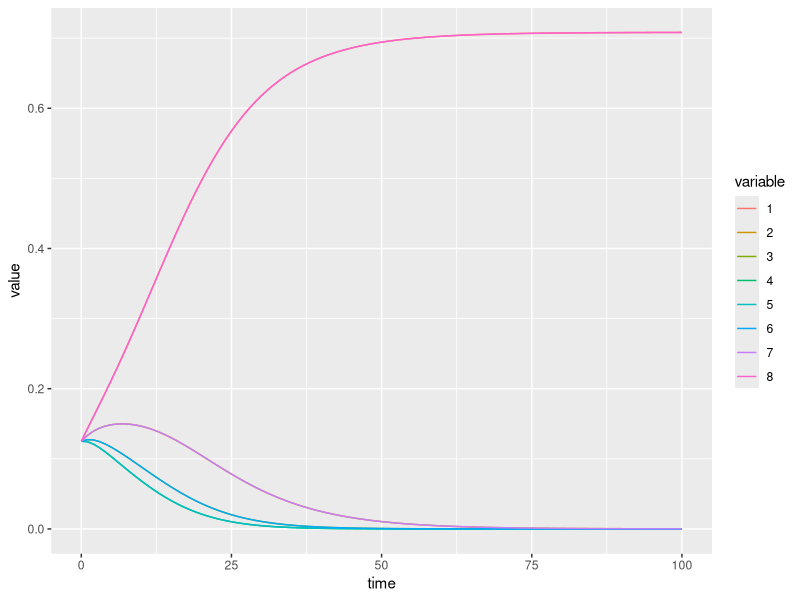

This chart was generated by the following R code: (Note: this script raises an error after producing the figure.)
## ---- chunk 1
rm(list=ls())
library(deSolve)
library(tidyverse)
## ---- chunk 2
main_theme = theme_bw()+
  theme(line = element_blank(), 
        axis.line = element_line(colour = "black"),
        panel.border = element_blank(),
        axis.ticks =  element_line(colour = "black"),
        axis.text.x = element_text(colour = "black", size=22),
        axis.text.y = element_text(colour = "black", size=22),
        legend.title = element_text(colour = "black", size=20),
        legend.title.align=0.5,
        legend.text = element_text(colour = "black", size=18),
        axis.title=element_text(size=28))

## ---- chunk 3
fonc.K = function(x, K0 = K0, lambda = lambda, x0 = x0){return(
  max(0, 1/(K0-lambda*(x - x0)^2)))}  #Afin de ne pas obtenir de valeur négative, le maximum entre 0 et la valeur de K est retourné. 

fonc.a = function(x, y, simga = sigma){
  return(exp(-(x-y)**2/2*(simga^2)))
}

EDO_LK <- function(t, y, paraM){
  with(as.list(paraM), { # permet d'éviter de lister les paramètres 

   M = A * K

  dndt <- r*y*(1-y%*%M) # Equation différentielle 
  
  return(list(dndt))
  })
}

## ---- chunk 4
# les valeurs des paramètres sont renseignées, elles pourront être réadaptées au besoin

N <- 8 #nombre de traits

# Pour le calcul de la fonction de compétition (a)
sigma <- 0.5

# Pour le calcul de la fonction de fitness (K)
K0 <- 1
lambda <- 1
x0 <- 1/2

# Pour le calcul de la valeur des trais phénotypique 
xmin <- 0
xmax <- 1

#Pour le calcul de la proportion d'un phénotype x donné (= résolution de l'EDO)
r <- 0.5

## ---- chunk 5

# création des N valeurs de trait phénotypiques
X = seq(xmin, xmax, length.out = N)

#Création des matrice K et A vides 
K = matrix(NA, nrow = length(X), ncol = length(X))
A = matrix(NA, nrow = length(X), ncol = length(X))

for(i in 1:length(X)){
  for(j in 1:length(X)){
    K[i,j] =  fonc.K(x = X[j],K0 = K0, lambda = lambda, x0 = x0)
    A[i,j] = fonc.a(x = X[i], y = X[j], simga = sigma)
  }
}

K = K^(-1) #inversion de K

## ---- chunk 6
paraM <- list(r = r, K = K, A=A) #passage de M en paramètre pour qu'elle soit un input de EDO_LK

# paramètres nécessaires à la résolution de l'équation différentielle
temps <- seq(0,100,1)
nbarre <- rep(K0/N, N)

solution <- ode(y = nbarre, times = temps, func = EDO_LK, parms = paraM)
## ---- chunk 7
solution %>%
  as_tibble() %>%
  mutate_all(as.numeric) %>%
  pivot_longer(-time, names_to = "variable", values_to = "value") %>%
  ggplot() +
  aes(x = time, y = value, color = variable, xlab = "temps évolutif", ylab = "proportion du phénotype dans la population") +
  geom_line()
## ---- chunk 8
K <- c()
X <- seq(xmin, xmax, length.out = N)
for (x in X){
    K <- c(K, max((K0 -lambda*(x-x0)^2), 0+epsilon))
}

plot(x=X, y=K, type='l', col = "orange2", xlab= "Valeur du trait", main = "K en fonction de la valeur du trait")
## ---- chunk 9

etatfinal = solution[nrow(solution),2:ncol(solution)] #solution de l'équation différentielle au temps final
X = seq(xmin, xmax, length.out = N)

plot(NULL, ylim = c(0, 100), xlim= c(xmin, xmax), xlab="valeur du trait", ylab="temps", type='l', main ="Valeur des traits fixés à la fin du temps évolutif")
for (rgtrait in 1:length(etatfinal)){
  if (etatfinal[rgtrait] > 0.001){ #seuil
    abline(v = X[rgtrait], col='green3')
  }
}
## ---- chunk 10

sigma = 0.5
N <- 20 #nombre de traits

param <- c(K0, lambda, x0, xmin, xmax, N, sigma, r, epsilon)
MatM <- matriceM(param)
param <- list(param, MatM)

M <- 100 #temps évolutif répétition du temps t. 
p <- 0.1 #probanilité de mutation
X <- seq(xmin, xmax, length.out = N) #valeur des traits

nbarre <- rep(K0/N, N) #Une même portion d'individu partagent chaque trait

nTmat = matrix(nrow=M, ncol=length(X))

# --> mettre dans une fonction ?
for(m in 1:M){
  solution <- ode(y = nbarre, times = temps, func = EDO_LK, parms = param)
  nT = solution[nrow(solution),2:ncol(solution)]
  for (rgtrait in 1:length(nT)){
    if (nT[rgtrait] > 0.01){
      nTmute <- nT[1:length(nT)-1]*p
      a = runif(1,0,1) 
      if (a>0.5){ #mutation à droite
        nT[1:length(nT)-1] = nT[1:length(nT)-1] - nTmute
        nT[2:length(nT)] = nT[2:length(nT)] + nTmute
      }
      #else{ #mutation à gauche
        #nT[1:length(nT)-1] = nT[1:length(nT)-1] + nTmute
        #nT[2:length(nT)] = nT[2:length(nT)] - nTmute
      #}
    }
  }
  nbarre <- nT
  nTmat[m,] <- nT
}
 

## Affichage graphique

colnames(nTmat) = c(1:N) # on renome pour acceder à l'indice ensuite

nTmat = as.data.frame(nTmat) 

temps_evol <- seq(1, M, 1)
nTmat$time <- temps_evol # ajout du temps


nTmat_long = nTmat%>%
  pivot_longer(-time, values_to = "dens", names_to = "phenotype")

nTmat_long$trait = X[ as.numeric(nTmat_long$phenotype)] # étiquette du trait


## -> dans une fonction ?
ggplot(nTmat_long)+
  geom_contour(aes(trait, time,  z=dens))+
  scale_fill_gradient2(low = "white" ,
                       high = "red")+
  main_theme

ggplot(nTmat_long)+
  geom_raster(aes(trait, time,  fill=dens))+
  scale_fill_gradient2(low = "white" ,
                       high = "red")+
  main_theme
## ---- chunk 11
sigma = 2
N <- 20
param <- c(K0, lambda, x0, xmin, xmax, N, sigma, r, epsilon)
MatM <- matriceM(param)
param <- list(param, MatM)

M <- 100
p <- 0.1
X <- seq(xmin, xmax, length.out = N)

z <- rep(0,N)
z[1] <- 1

nbarre <- z # cette fois, toute la population possède le trait inoptimal à l'état inital.

nTmat = matrix(nrow=M, ncol=length(X))

for(m in 1:M){
  solution <- ode(y = nbarre, times = temps, func = EDO_LK, parms = param)
  nT = solution[nrow(solution),2:ncol(solution)]
  for (rgtrait in 1:length(nT)){
    if (nT[rgtrait] > 0.01){
      nTmute <- nT[1:length(nT)-1]*p
      a = runif(1,0,1) 
      if (a>0.5){ #mutation à droite
        nT[1:length(nT)-1] = nT[1:length(nT)-1] - nTmute
        nT[2:length(nT)] = nT[2:length(nT)] + nTmute
      }
      #else{ #mutation à gauche
        #nT[1:length(nT)-1] = nT[1:length(nT)-1] + nTmute
        #nT[2:length(nT)] = nT[2:length(nT)] - nTmute
      #}
    }
  }
  nbarre <- nT
  nTmat[m,] <- nT
}
 

 
#### et on plot !


colnames(nTmat) = c(1:N) # on renome pour acceder à l'indice ensuite

nTmat = as.data.frame(nTmat) 

temps_evol <- seq(1, M, 1)
nTmat$time <- temps_evol # ajout du temps


nTmat_long = nTmat%>%
  pivot_longer(-time, values_to = "dens", names_to = "phenotype")

nTmat_long$trait = X[ as.numeric(nTmat_long$phenotype)] # étiquette du trait



ggplot(nTmat_long)+
  geom_contour(aes(trait, time,  z=dens))+
  scale_fill_gradient2(low = "white" ,
                       high = "red")+
  main_theme

ggplot(nTmat_long)+
  geom_raster(aes(trait, time,  fill=dens))+
  scale_fill_gradient2(low = "white" ,
                       high = "red")+
  main_theme
## ---- chunk 12

sigma = 0.5
N <- 20
param <- c(K0, lambda, x0, xmin, xmax, N, sigma, r, epsilon)
MatM <- matriceM(param)
param <- list(param, MatM)

M <- 100
p <- 0.1
X <- seq(xmin, xmax, length.out = N)

z <- rep(0,N)
z[1] <- 1

nbarre <- z#rep(K0/N, N)

nTmat = matrix(nrow=M, ncol=length(X))

for(m in 1:M){
  solution <- ode(y = nbarre, times = temps, func = EDO_LK, parms = param)
  nT = solution[nrow(solution),2:ncol(solution)]
  for (rgtrait in 1:length(nT)){
    if (nT[rgtrait] > 0.01){
      nTmute <- nT[1:length(nT)-1]*p
      a = runif(1,0,1) 
      if (a>0.5){ #mutation à droite
        nT[1:length(nT)-1] = nT[1:length(nT)-1] - nTmute
        nT[2:length(nT)] = nT[2:length(nT)] + nTmute
      }
      #else{ #mutation à gauche
        #nT[1:length(nT)-1] = nT[1:length(nT)-1] + nTmute
        #nT[2:length(nT)] = nT[2:length(nT)] - nTmute
      #}
    }
  }
  nbarre <- nT
  nTmat[m,] <- nT
}
 

 
#### et on plot !


colnames(nTmat) = c(1:N) # on renome pour acceder à l'indice ensuite

nTmat = as.data.frame(nTmat) 

temps_evol <- seq(1, M, 1)
nTmat$time <- temps_evol # ajout du temps


nTmat_long = nTmat%>%
  pivot_longer(-time, values_to = "dens", names_to = "phenotype")

nTmat_long$trait = X[ as.numeric(nTmat_long$phenotype)] # étiquette du trait



ggplot(nTmat_long)+
  geom_contour(aes(trait, time,  z=dens))+
  scale_fill_gradient2(low = "white" ,
                       high = "red")+
  main_theme

ggplot(nTmat_long)+
  geom_raster(aes(trait, time,  fill=dens))+
  scale_fill_gradient2(low = "white" ,
                       high = "red")+
  main_theme
